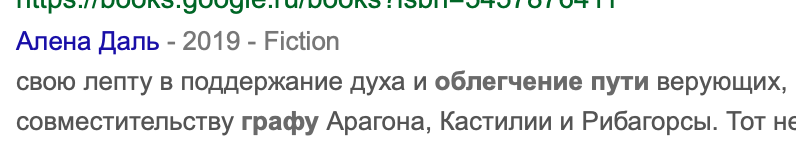
#> input picture vision/images/no_basket.png, 796 x 160 px
$ python -i image_processing.py   (imports and definitions only)   (older library calls are emulated)
#> lines starting #> are read from the running program, lines starting #| are printed output that depends on the picture; after the words box and inside, x2 and y2 are one past the last pixel; in counts of white or black regions, pixels touching at a corner belong together
import cv2
import numpy as np

#Basic image processing methods

#Method for filling holes in connected components of the mask
#Brings all the connected components to simply connected

def fill_holes (img):
    (h, w) = img.shape

    before_area = img.sum ()

    img_enlarged = np.zeros ((h + 2, w + 2), np.uint8)
    img_enlarged [1:h+1, 1:w+1] = img

    img_enl_not = cv2.bitwise_not (img_enlarged)
    th, im_th = cv2.threshold (img_enl_not, 220, 255, cv2.THRESH_BINARY_INV);

    im_floodfill = im_th.copy()

    h, w = im_th.shape[:2]
    mask = np.zeros((h+2, w+2), np.uint8)

    cv2.floodFill(im_floodfill, mask, (0,0), 255);
    im_floodfill_inv = cv2.bitwise_not(im_floodfill)
    im_out = im_th | im_floodfill_inv

    result = im_out [1:h-1, 1:w-1]

    return result

#Method for bringing 3-channel image to RG-chromaticity color space
#Essentially it is a kind of normalization such that the absolute
#values of the intensity are neglected; the components ratios are not

# [118 lines left out: functions to_RG_chromaticity, to_three, find_max_bounding_box, _in_range, erase_little_parts_, not called in this run]

>>> import cv2
>>> picture = cv2.imread('images/no_basket.png', cv2.IMREAD_GRAYSCALE)
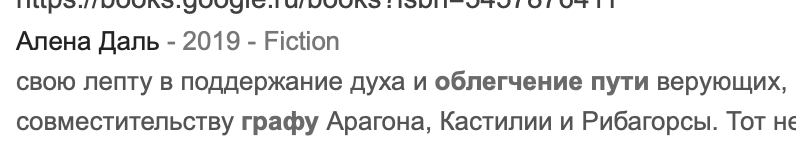
#> picture: shape (160, 796); min 35, max 255, mean 236.3
>>> result = fill_holes(picture)
#> in fill_holes, `before_area = img.sum ()`: before_area = 30091828
#> in fill_holes, `img_enlarged [1:h+1, 1:w+1] = img`:
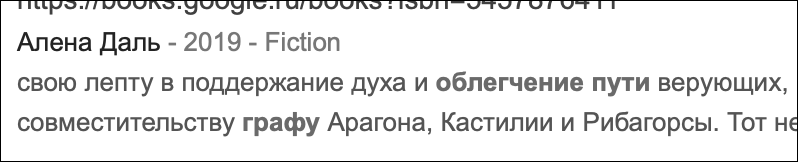
#> img_enlarged: shape (162, 798); min 0, max 255, mean 232.8
#> in fill_holes, `img_enl_not = cv2.bitwise_not (img_enlarged)`:
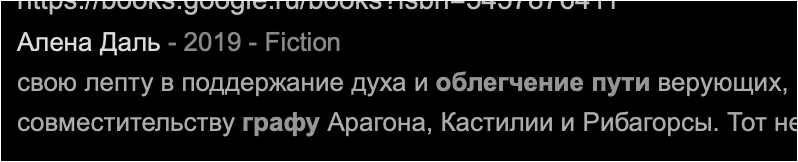
#> img_enl_not: shape (162, 798); min 0, max 255, mean 22.2
#> in fill_holes, `th, im_th = cv2.threshold (img_enl_not, 220, 255, cv2.THRESH_BINARY_IN..`:
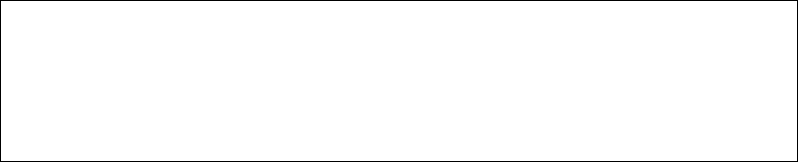
#> im_th: shape (162, 798); 98.5% white; black in thin lines or dots
#> in fill_holes, `cv2.floodFill(im_floodfill, mask, (0,0), 255);`: im_floodfill: shape (162, 798); 1.48% of pixels changed, all inside (x1, y1, x2, y2) = (0, 0, 798, 162)
#> in fill_holes, `im_floodfill_inv = cv2.bitwise_not(im_floodfill)`: im_floodfill_inv: shape (162, 798); every value is 0
#> in fill_holes, `result = im_out [1:h-1, 1:w-1]`: result: shape (160, 796); every value is 255
